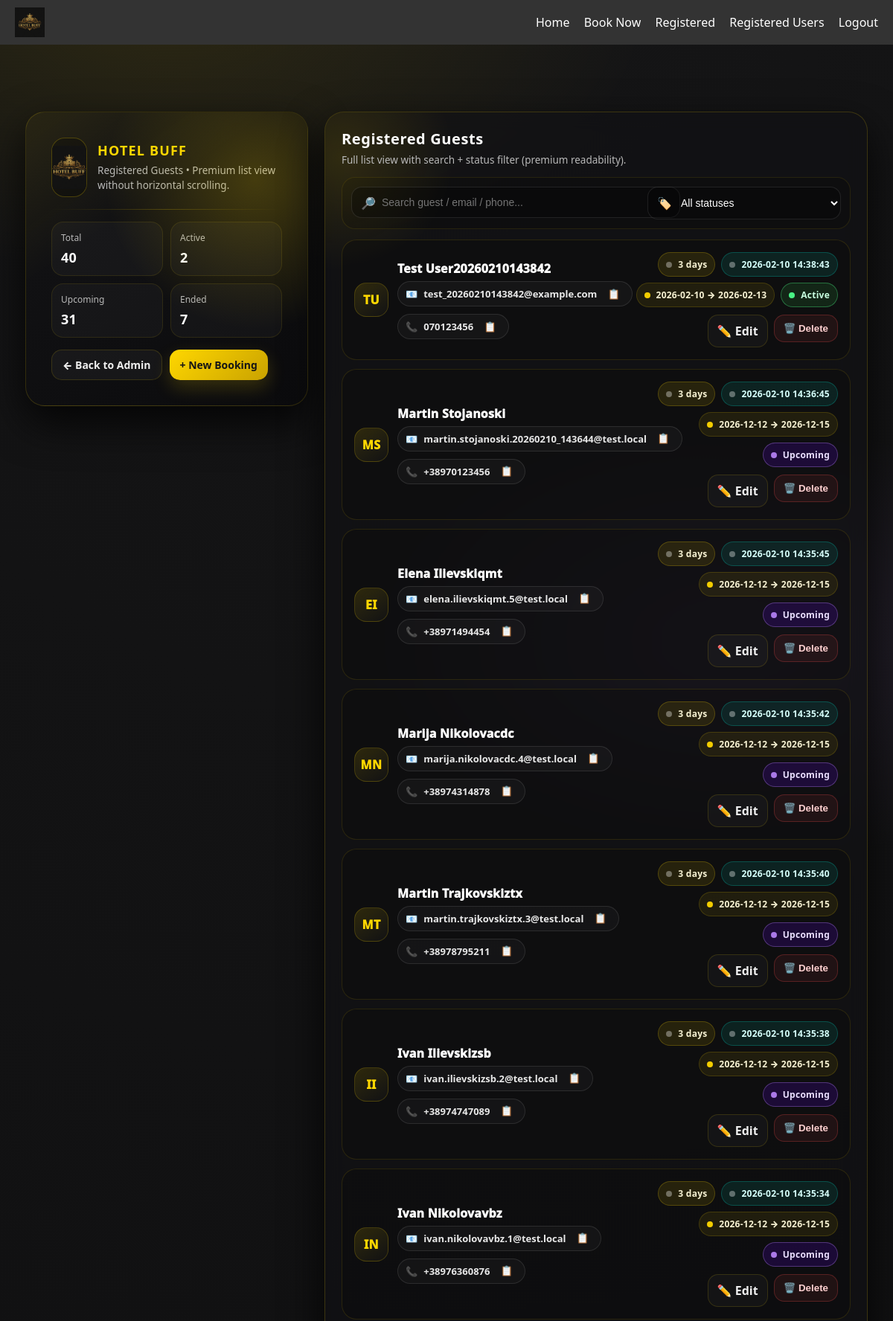
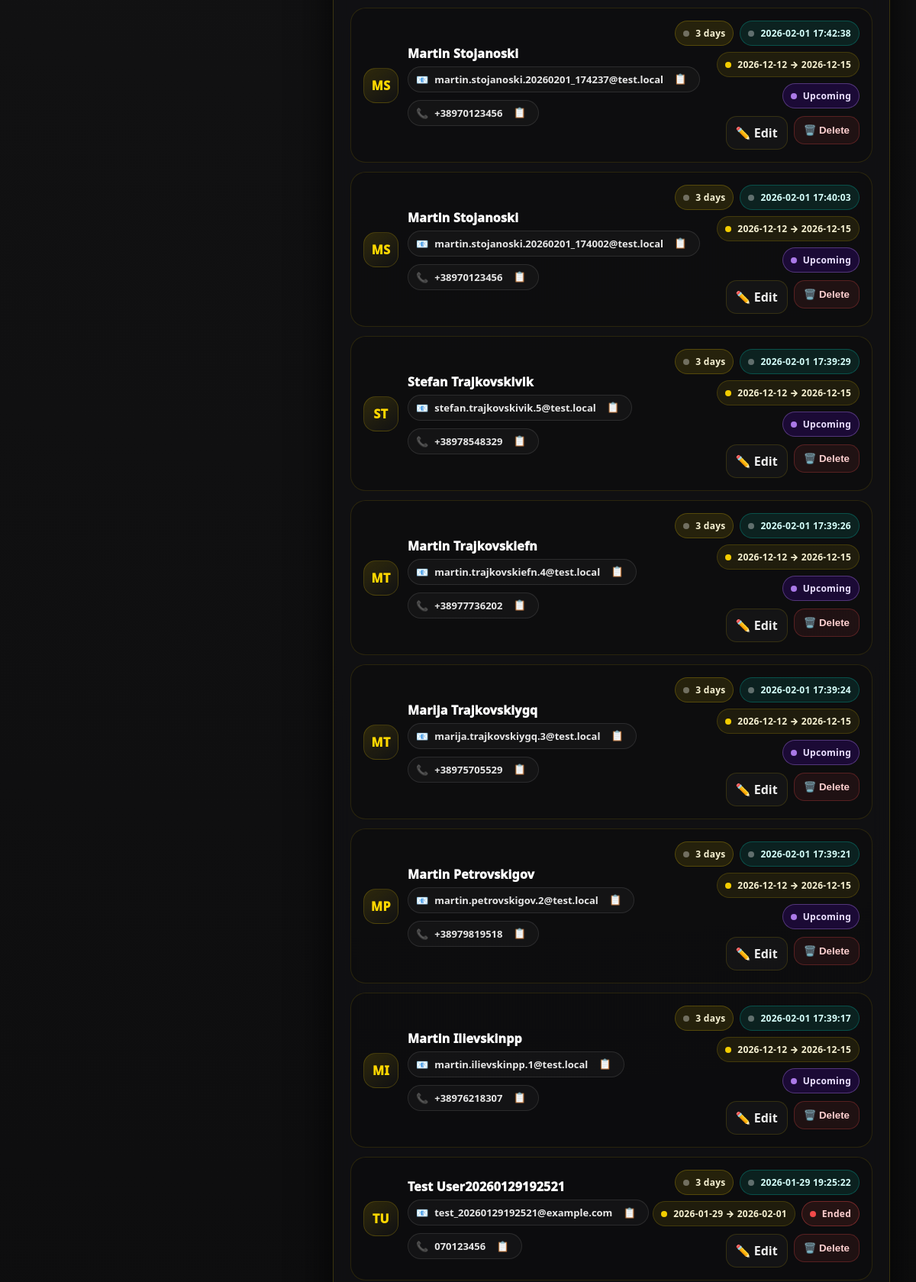
Screenshot of /admin/bookings (signed in, upper part) with the database file from the repository (2 pictures, top to bottom).
### tables this page shows
CREATE TABLE bookings (
            id INTEGER PRIMARY KEY AUTOINCREMENT,
            first_name TEXT NOT NULL,
            last_name TEXT NOT NULL,
            email TEXT NOT NULL,
            phone TEXT NOT NULL,
            checkin_date TEXT NOT NULL,
            checkout_date TEXT NOT NULL,
            created_at TEXT NOT NULL
        );

### app.py (the view)
@app.route("/admin/bookings")
def admin_bookings():
    if "user" not in session or session.get("role") != "admin":
        return redirect(url_for("login"))
    conn = get_db_connection()
    rows = conn.execute("SELECT * FROM bookings ORDER BY created_at DESC").fetchall()
    conn.close()
    bookings = []
    for b in rows:
        checkin = datetime.strptime(b["checkin_date"], "%Y-%m-%d")
        checkout = datetime.strptime(b["checkout_date"], "%Y-%m-%d")
        stay_days = (checkout - checkin).days
        bookings.append({**dict(b), "stay_days": stay_days})
    return render_template("admin_bookings.html", bookings=bookings)

### database.py (called while the page is built)
def get_db_connection():
    conn = sqlite3.connect(DB_NAME, timeout=10, check_same_thread=False)
    conn.row_factory = sqlite3.Row
    return conn

### templates/admin_bookings.html (shortened to what this page needs)
{% extends "base.html" %}
{% block content %}
<div class="wrap">
  <div class="shell">
    <section class="brand-panel">
      <div class="brand-top">
        <div class="logo-hero">
          <img src="{{ url_for('static', filename='images/logo.png') }}" alt="HOTEL BUFF">
        </div>
        <div class="brand-title">
          <h1>HOTEL BUFF</h1>
          <p>Registered Guests • Premium list view without horizontal scrolling.</p>
        </div>
      </div>
      <div class="divider"></div>
      <div class="mini-cards">
        <div class="mini"><span>Total</span><b id="statTotal">0</b></div>
        <div class="mini"><span>Active</span><b id="statActive">0</b></div>
        <div class="mini"><span>Upcoming</span><b id="statUpcoming">0</b></div>
        <div class="mini"><span>Ended</span><b id="statEnded">0</b></div>
      </div>
      <div class="brand-actions">
        <a class="btn secondary" href="{{ url_for('admin_panel') }}">← Back to Admin</a>
        <a class="btn primary" href="{{ url_for('booking') }}">+ New Booking</a>
      </div>
    </section>
    <section class="card">
      <div class="topbar">
        <div class="title">
          <h2>Registered Guests</h2>
          <p>Full list view with search + status filter (premium readability).</p>
        </div>
      </div>
      <div class="controls">
        <div class="ctrl">
          <div class="ic">🔎</div>
          <input id="q" type="text" placeholder="Search guest / email / phone...">
        </div>
        <div class="ctrl" style="flex:0 0 260px;">
          <div class="ic">🏷️</div>
          <select id="statusFilter">
            <option value="">All statuses</option>
          </select>
        </div>
      </div>
      {% if bookings %}
      <div class="list" id="list">
        {% for b in bookings %}
        <article class="item row"
                 data-guest="{{ (b.first_name ~ ' ' ~ b.last_name)|lower }}"
                 data-email="{{ b.email|lower }}"
                 data-phone="{{ b.phone|lower }}"
                 data-checkin="{{ b.checkin_date }}"
                 data-checkout="{{ b.checkout_date }}"
                 data-created="{{ b.created_at }}">
          <div class="item-inner">
            <div class="guest">
              <div class="avatar">{{ (b.first_name[:1] ~ b.last_name[:1])|upper }}</div>
              <div class="gmeta">
                <div class="gname">{{ b.first_name }} {{ b.last_name }}</div>
                <div class="gsub">
                  <span class="chip">
                    📧 <span>{{ b.email }}</span>
                    <button type="button" onclick="copyText('{{ b.email }}')" title="Copy email">📋</button>
                  </span>
                  <span class="chip">
                    📞 <span>{{ b.phone }}</span>
                    <button type="button" onclick="copyText('{{ b.phone }}')" title="Copy phone">📋</button>
                  </span>
                </div>
              </div>
            </div>
            <div class="right">
              <div class="badges">
                <span class="badge b-days"><i></i>{{ b.stay_days }} days</span>
                <span class="badge b-created"><i></i>{{ b.created_at }}</span>
                <span class="badge" style="border-color:rgba(255,215,0,.16); background:rgba(255,215,0,.08); color:#f7f2d3;">
                  <i style="background:rgba(255,215,0,.95)"></i>
                  {{ b.checkin_date }} → {{ b.checkout_date }}
                </span>
                <span class="badge status-badge"></span>
              </div>
              <div class="actions">
                <a class="a-btn" href="{{ url_for('edit_booking', booking_id=b.id) }}">✏️ Edit</a>
                <form method="POST"
                      action="{{ url_for('delete_booking', booking_id=b.id) }}"
                      onsubmit="return confirm('Are you sure you want to delete this booking?');">
                  <button class="a-btn danger" type="submit">🗑️ Delete</button>
                </form>
              </div>
            </div>
          </div>
        </article>
        {% endfor %}
      </div>
      {% else %}
        <div class="empty">No registered guests yet.</div>
      {% endif %}
    </section>
  </div>
</div>
{% endblock %}

### static/css/style.css (style rules this page uses)
body { font-family: Arial, sans-serif; margin: 0; padding: 0; background-color: #f5f5f5; }

### rows the page displays
bookings: first_name+last_name "TU", first_name "Test", last_name "User20260210143842", email "test_20260210143842@example.com", phone "070123456", stay_days "3", created_at "2026-02-10 14:38:43", checkin_date "2026-02-10", checkout_date "2026-02-13"
bookings: first_name+last_name "MS", first_name "Martin", last_name "Stojanoski", email "martin.stojanoski.20260210_143644@test.local", phone "+38970123456", stay_days "3", created_at "2026-02-10 14:36:45", checkin_date "2026-12-12", checkout_date "2026-12-15"
bookings: first_name+last_name "EI", first_name "Elena", last_name "Ilievskiqmt", email "elena.ilievskiqmt.5@test.local", phone "+38971494454", stay_days "3", created_at "2026-02-10 14:35:45", checkin_date "2026-12-12", checkout_date "2026-12-15"
bookings: first_name+last_name "MN", first_name "Marija", last_name "Nikolovacdc", email "marija.nikolovacdc.4@test.local", phone "+38974314878", stay_days "3", created_at "2026-02-10 14:35:42", checkin_date "2026-12-12", checkout_date "2026-12-15"
bookings: first_name+last_name "MT", first_name "Martin", last_name "Trajkovskiztx", email "martin.trajkovskiztx.3@test.local", phone "+38978795211", stay_days "3", created_at "2026-02-10 14:35:40", checkin_date "2026-12-12", checkout_date "2026-12-15"
bookings: first_name+last_name "II", first_name "Ivan", last_name "Ilievskizsb", email "ivan.ilievskizsb.2@test.local", phone "+38974747089", stay_days "3", created_at "2026-02-10 14:35:38", checkin_date "2026-12-12", checkout_date "2026-12-15"
bookings: first_name+last_name "IN", first_name "Ivan", last_name "Nikolovavbz", email "ivan.nikolovavbz.1@test.local", phone "+38976360876", stay_days "3", created_at "2026-02-10 14:35:34", checkin_date "2026-12-12", checkout_date "2026-12-15"
bookings: first_name+last_name "MS", first_name "Martin", last_name "Stojanoski", email "martin.stojanoski.20260201_174237@test.local", phone "+38970123456", stay_days "3", created_at "2026-02-01 17:42:38", checkin_date "2026-12-12", checkout_date "2026-12-15"
bookings: first_name+last_name "MS", first_name "Martin", last_name "Stojanoski", email "martin.stojanoski.20260201_174002@test.local", phone "+38970123456", stay_days "3", created_at "2026-02-01 17:40:03", checkin_date "2026-12-12", checkout_date "2026-12-15"
bookings: first_name+last_name "ST", first_name "Stefan", last_name "Trajkovskivik", email "stefan.trajkovskivik.5@test.local", phone "+38978548329", stay_days "3", created_at "2026-02-01 17:39:29", checkin_date "2026-12-12", checkout_date "2026-12-15"
bookings: first_name+last_name "MT", first_name "Martin", last_name "Trajkovskiefn", email "martin.trajkovskiefn.4@test.local", phone "+38977736202", stay_days "3", created_at "2026-02-01 17:39:26", checkin_date "2026-12-12", checkout_date "2026-12-15"
bookings: first_name+last_name "MT", first_name "Marija", last_name "Trajkovskiygq", email "marija.trajkovskiygq.3@test.local", phone "+38975705529", stay_days "3", created_at "2026-02-01 17:39:24", checkin_date "2026-12-12", checkout_date "2026-12-15"
bookings: first_name+last_name "MP", first_name "Martin", last_name "Petrovskigov", email "martin.petrovskigov.2@test.local", phone "+38979819518", stay_days "3", created_at "2026-02-01 17:39:21", checkin_date "2026-12-12", checkout_date "2026-12-15"
bookings: first_name+last_name "MI", first_name "Martin", last_name "Ilievskinpp", email "martin.ilievskinpp.1@test.local", phone "+38976218307", stay_days "3", created_at "2026-02-01 17:39:17", checkin_date "2026-12-12", checkout_date "2026-12-15"
bookings: first_name+last_name "TU", first_name "Test", last_name "User20260129192521", email "test_20260129192521@example.com", phone "070123456", stay_days "3", created_at "2026-01-29 19:25:22", checkin_date "2026-01-29", checkout_date "2026-02-01"
